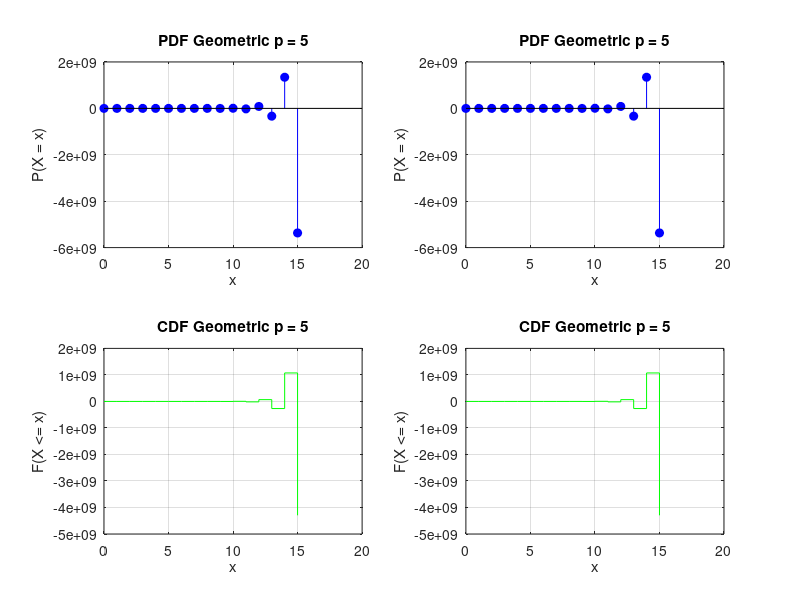

MATLAB code for this plot:
% Numărul de valori p de introdus
p_count = 2;
p_values = [0.3, 0.4]; % Valorile implicite pentru p

% Obținerea valorilor p de la utilizator, cu posibilitate de folosire a valorilor implicite
for i = 1:p_count
    input_p = input(sprintf('Introduceți parametrul p al %d-lea (p = %.2f din enunț): ', i, p_values(i)));
    if ~isempty(input_p)
        p_values(i) = input_p;
    end
end

% Inițializare figură pentru afișarea graficelor
figure;

% Reprezentarea grafică a PDF și CDF pentru fiecare valoare de p
for i = 1:p_count
    p = p_values(i);
    
    % Vectorul de abscise x
    x = 0:15; % valori de x între 0 și 15 pentru a vizualiza distribuția geometrică
    
    % Graficul PDF Geometric
    pdf_values = (1 - p).^x * p;
    subplot(2, p_count, i);
    stem(x, pdf_values, 'b', 'filled');
    title(['PDF Geometric p = ', num2str(p)]);
    xlabel('x');
    ylabel('P(X = x)');
    grid on;
    
    % Graficul CDF Geometric
    cdf_values = 1 - (1 - p).^(x + 1);
    subplot(2, p_count, i + p_count);
    stairs(x, cdf_values, 'g');
    title(['CDF Geometric p = ', num2str(p)]);
    xlabel('x');
    ylabel('F(X <= x)');
    grid on;
end
